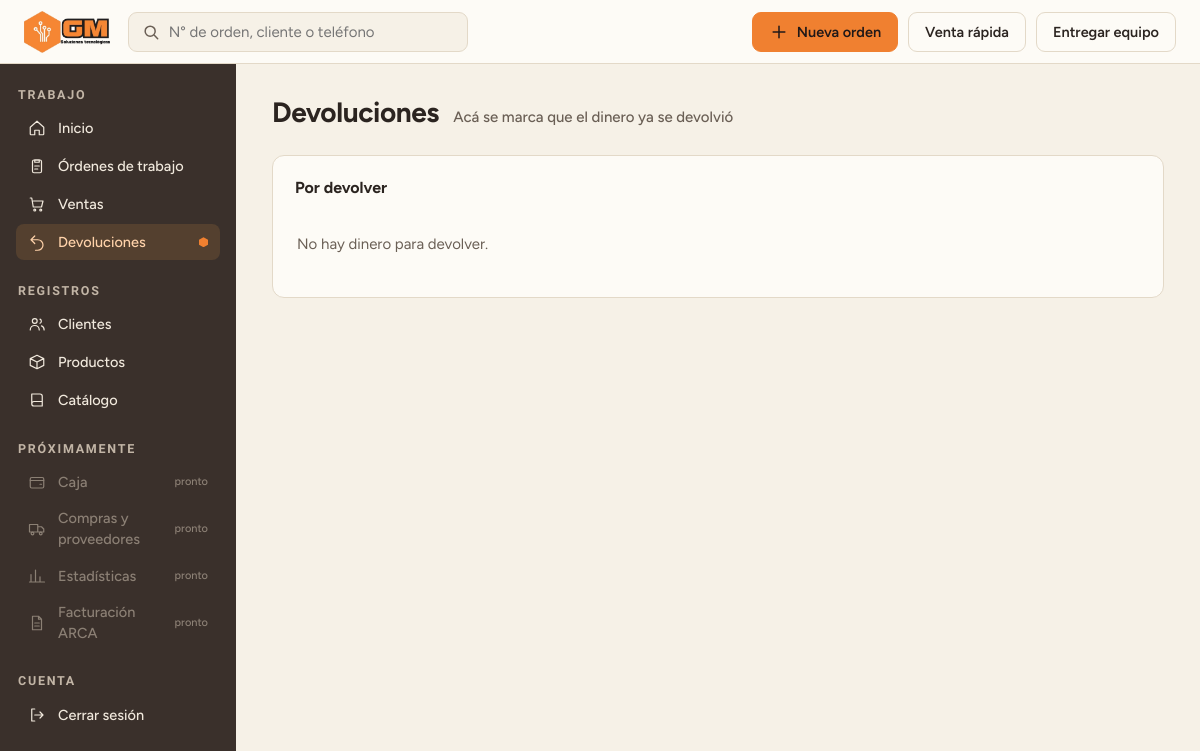
Before: /devoluciones/ (signed in) with the older database file.
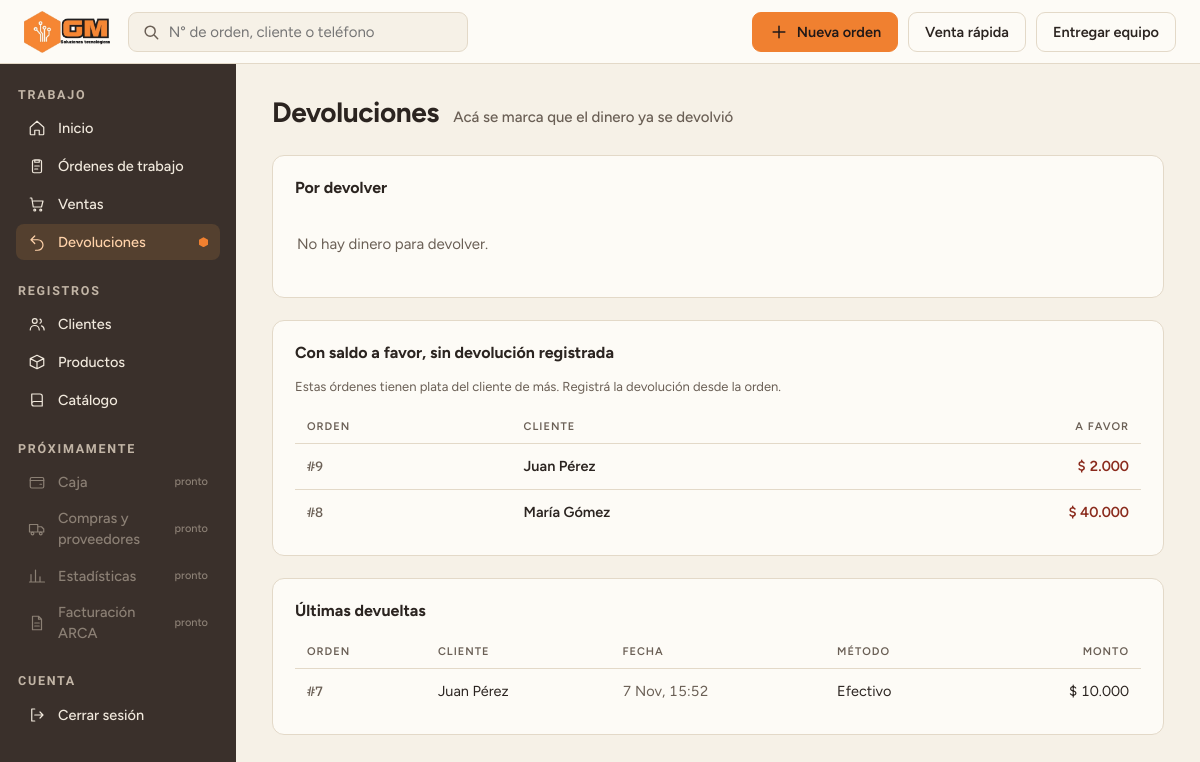
After: the same page with the newer database file.
### catalogo/models.py (models this page shows, shortened)
class OrdenTrabajo(models.Model):
    cliente = models.ForeignKey("Cliente", on_delete=models.PROTECT, related_name="ordenes")
    fecha_recepcion = models.DateTimeField(auto_now_add=True)
    @property
    def total(self):
        total = Decimal("0.00")
        for equipo in self.equipos.all():
            if equipo.estado == "no_arreglable":
                continue        # lo que no se arregla no se cobra
            for linea in equipo.lineas_reparacion.all():
                total += linea.subtotal
        for linea in self.lineas_producto.all():
            total += linea.subtotal
        return total
    @property
    def monto_devuelto(self):
        return sum((d.monto for d in self.devoluciones.all() if d.devuelta), Decimal("0.00"))
    @property
    def monto_a_devolver(self):
        return sum((d.monto for d in self.devoluciones.all() if not d.devuelta), Decimal("0.00"))
    @property
    def monto_pagado(self):
        total = Decimal("0.00")
        for pago in self.pagos.all():
            total += pago.monto
        return total - self.monto_devuelto
    @property
    def monto_adeudado(self):
        return self.total - self.monto_pagado

class Cliente(models.Model):
    nombre = models.CharField(max_length=120)
    notas = models.TextField(blank=True)
    email = models.EmailField(blank=True)
    direccion = models.CharField(max_length=200, blank=True)
    def __str__(self):
        return self.nombre

class Devolucion(models.Model):
    orden_trabajo = models.ForeignKey(OrdenTrabajo, on_delete=models.PROTECT, related_name="devoluciones")
    linea_reparacion = models.ForeignKey("LineaReparacion", on_delete=models.PROTECT, null=True, blank=True, related_name="devoluciones")
    monto = models.DecimalField(max_digits=10, decimal_places=2, blank=True, validators=[MinValueValidator(Decimal("0.01"))])
    nota = models.TextField(max_length=300, blank=True)
    fecha_registro = models.DateTimeField(auto_now_add=True)
    metodo_pago = models.ForeignKey(MetodoPago, on_delete=models.PROTECT, null=True, blank=True, related_name="devoluciones")
    fecha_devolucion = models.DateTimeField(null=True, blank=True)
    class Meta:
        verbose_name_plural = "devoluciones"
    @property
    def devuelta(self):
        return self.fecha_devolucion is not None

class MetodoPago(models.Model):
    nombre = models.CharField(max_length=60, unique=True)
    cuenta = models.CharField(max_length=20, choices=CUENTA_CHOICES)
    recargo_porcentaje = models.DecimalField(max_digits=5, decimal_places=2, default = 0,validators=[MinValueValidator(0)])
    activo = models.BooleanField(default=True)

### web/views.py (the view, shortened to what this page needs)
# urls.py: path("devoluciones/", views.devoluciones, name="devoluciones"),
@login_required
def devoluciones(request):
    pendientes = (Devolucion.objects.filter(fecha_devolucion__isnull=True)
                  .select_related("orden_trabajo__cliente", "linea_reparacion__reparacion").order_by("fecha_registro"))
    filas = [(d, MetodoForm(prefix=f"d{d.id}")) for d in pendientes]
    hechas = (Devolucion.objects.filter(fecha_devolucion__isnull=False)
              .select_related("orden_trabajo__cliente", "metodo_pago").order_by("-fecha_devolucion")[:20])
    abiertas = (OrdenTrabajo.objects.filter(venta__isnull=True).select_related("cliente")
                .prefetch_related(*PREFETCH_ORDEN).order_by("-id"))
    sin_registrar = []
    for orden in abiertas:
        falta_registrar = -orden.monto_adeudado - orden.monto_a_devolver
        if falta_registrar > 0:
            sin_registrar.append((orden, falta_registrar))
    return render(request, "web/devoluciones.html", {
        "filas": filas, "hechas": hechas, "sin_registrar": sin_registrar,
    })

### catalogo/models.py (called while the page is built)
    @property
    def subtotal(self):
        return self.precio_vendido

    @property
    def subtotal(self):
        if(self.cantidad_adquirida is None or self.precio_vendido is None):
            return 0
        return self.cantidad_adquirida * self.precio_vendido

### web/templatetags/formato.py (called while the page is built)
def _numero(valor):
    texto = f"{abs(valor):,.2f}".replace(",", "X").replace(".", ",").replace("X", ".")
    return texto[:-3] if texto.endswith(",00") else texto

@register.filter
def pesos(valor):
    return f"$ {_numero(valor)}"

### web/templates/web/devoluciones.html (shortened to what this page needs)
{% extends "web/base.html" %}
{% load formato %}
{% block contenido %}
<div class="head"><h1>Devoluciones <span class="sub">Acá se marca que el dinero ya se devolvió</span></h1></div>
<section class="panel">
<h2>Por devolver</h2>
{% if filas %}
<div style="overflow-x:auto"><table>
<thead><tr><th>Orden</th><th>Cliente</th><th>Detalle</th><th class="der">Monto</th><th>Devuelto con</th></tr></thead>
<tbody>
{% for d, form in filas %}
<tr>
<td class="num"><a href="{% url 'web:orden_detalle' d.orden_trabajo_id %}"><b>#{{ d.orden_trabajo_id }}</b></a></td>
<td class="cli">{{ d.orden_trabajo.cliente }}</td>
<td>{% if d.linea_reparacion %}{{ d.linea_reparacion.reparacion }}{% endif %}{% if d.nota %} <span class="sec">{{ d.nota }}</span>{% endif %}<br><span class="sec">Registrada el {{ d.fecha_registro|date:"j M" }}</span></td>
<td class="der"><b>{{ d.monto|pesos }}</b></td>
<td><form method="post" class="en-linea">{% csrf_token %}<input type="hidden" name="devolucion" value="{{ d.id }}">{{ form.metodo_pago }}<button class="btn">Marcar devuelta</button></form></td>
</tr>
{% endfor %}
</tbody></table></div>
{% else %}
<p class="vacio">No hay dinero para devolver.</p>
{% endif %}
</section>
{% if sin_registrar %}
<section class="panel">
<h2>Con saldo a favor, sin devolución registrada</h2>
<p class="ayuda">Estas órdenes tienen plata del cliente de más. Registrá la devolución desde la orden.</p>
<table>
<thead><tr><th>Orden</th><th>Cliente</th><th class="der">A favor</th></tr></thead>
<tbody>
{% for o, monto in sin_registrar %}
<tr><td class="num"><a href="{% url 'web:orden_detalle' o.id %}"><b>#{{ o.id }}</b></a></td><td class="cli">{{ o.cliente }}</td><td class="der afavor">{{ monto|pesos }}</td></tr>
{% endfor %}
</tbody></table>
</section>
{% endif %}
{% if hechas %}
<section class="panel">
<h2>Últimas devueltas</h2>
<table>
<thead><tr><th>Orden</th><th>Cliente</th><th>Fecha</th><th>Método</th><th class="der">Monto</th></tr></thead>
<tbody>
{% for d in hechas %}
<tr><td class="num"><a href="{% url 'web:orden_detalle' d.orden_trabajo_id %}"><b>#{{ d.orden_trabajo_id }}</b></a></td><td>{{ d.orden_trabajo.cliente }}</td><td class="sec">{{ d.fecha_devolucion|date:"j M, H:i" }}</td><td>{{ d.metodo_pago.nombre }}</td><td class="der">{{ d.monto|pesos }}</td></tr>
{% endfor %}
</tbody></table>
</section>
{% endif %}
{% endblock %}

Changed rows visible on the page:
added OrdenTrabajo: id "9", cliente "Juan Pérez", monto "$ 2.000"
added OrdenTrabajo: id "8", cliente "María Gómez", monto "$ 40.000"
added Devolucion: orden_trabajo_id "7", orden_trabajo.cliente "Juan Pérez", fecha_devolucion "7 Nov, 15:52", metodo_pago.nombre "Efectivo", monto|pesos "$ 10.000"
Other visible differences:
text now shown: "Con saldo a favor, sin devolución registrada Estas órdenes tienen plata del cliente de más. Registrá la devolución desde la orden. ORDEN CLIENTE A FAVOR Últimas devueltas ORDEN CLIENTE FECHA MÉTODO MONTO"
